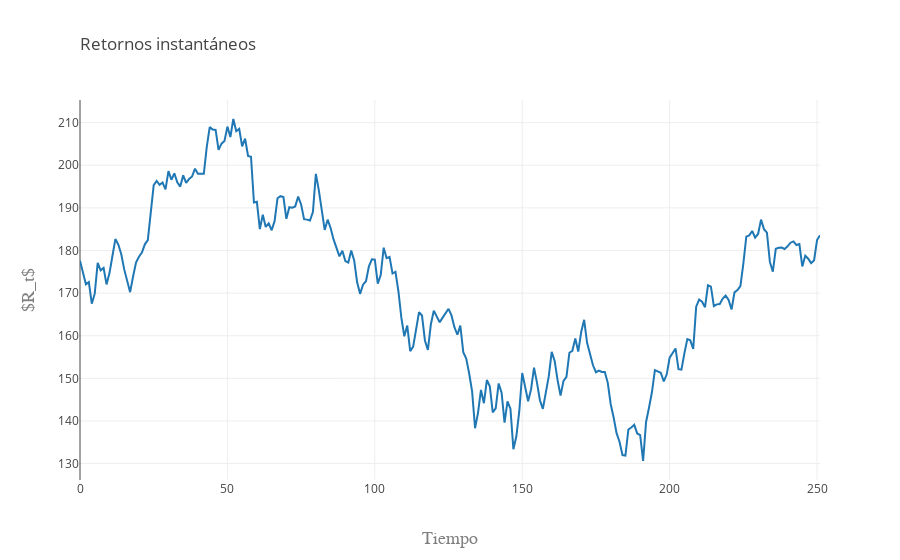

Notebook source saved alongside this figure:
### Markdown cell above
**Gráfica de los retornos instantáneos**

### Code cell
trace1 = go.Scatter(
    y = X,
    x = np.arange(N),
    name = '$R_t$'
)

data = [trace1]
layout = go.Layout(
    title=go.layout.Title(
        text='Retornos instantáneos',
        xref='paper',
        x=0
    ),
    xaxis=go.layout.XAxis(
        title=go.layout.xaxis.Title(
            text='Tiempo',
            font=dict(
                family='Arial',
                size=18,
                color='#7f7f7f'
            )
        )
    ),
    yaxis=go.layout.YAxis(
        title=go.layout.yaxis.Title(
            text='$R_t$',
            font=dict(
                family='Arial',
                size=18,
                color='#7f7f7f'
            )
        )
    )
)
fig = go.Figure(data=data, layout=layout)
py.iplot(fig, filename='Retornos')

### Figure 1 — Plotly figure (JSON) as saved in the notebook; plotly's stock layout.template omitted (floating-point values rounded to 4 significant figures; data arrays with more than 128 entries replaced by an {"elided": "..."} marker saying what was removed)
{"data": [{"name": "$R_t$", "type": "scatter", "uid": "ee4d15e5-1a47-4c19-a68d-aee41d579ffa", "x": {"elided": "252 int values"}, "y": {"elided": "252 float values"}}], "layout": {"autosize": true, "title": {"text": "Retornos instantáneos", "x": 0, "xref": "paper"}, "xaxis": {"autorange": true, "range": [0, 251], "title": {"font": {"color": "#7f7f7f", "family": "Arial", "size": 18}, "text": "Tiempo"}, "type": "linear"}, "yaxis": {"autorange": true, "range": [126.1, 215.3], "title": {"font": {"color": "#7f7f7f", "family": "Arial", "size": 18}, "text": "$R_t$"}, "type": "linear"}}}
